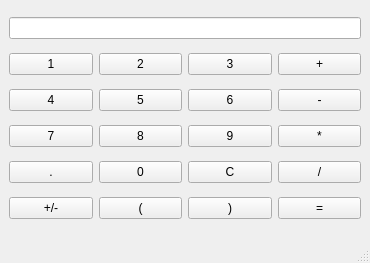
<?xml version="1.0" encoding="UTF-8"?>
<ui version="4.0">
 <class>MainWindow</class>
 <widget class="QMainWindow" name="MainWindow">
  <property name="geometry">
   <rect>
    <x>0</x>
    <y>0</y>
    <width>370</width>
    <height>263</height>
   </rect>
  </property>
  <property name="windowTitle">
   <string>MainWindow</string>
  </property>
  <widget class="QWidget" name="centralwidget">
   <layout class="QVBoxLayout" name="verticalLayout">
    <item>
     <widget class="QLineEdit" name="lineEdit"/>
    </item>
    <item>
     <layout class="QHBoxLayout" name="horizontalLayout">
      <item>
       <widget class="QPushButton" name="pushButton">
        <property name="text">
         <string>1</string>
        </property>
       </widget>
      </item>
      <item>
       <widget class="QPushButton" name="pushButton_2">
        <property name="text">
         <string>2</string>
        </property>
       </widget>
      </item>
      <item>
       <widget class="QPushButton" name="pushButton_3">
        <property name="text">
         <string>3</string>
        </property>
       </widget>
      </item>
      <item>
       <widget class="QPushButton" name="pushButton_15">
        <property name="text">
         <string>+</string>
        </property>
       </widget>
      </item>
     </layout>
    </item>
    <item>
     <layout class="QHBoxLayout" name="horizontalLayout_2">
      <item>
       <widget class="QPushButton" name="pushButton_4">
        <property name="text">
         <string>4</string>
        </property>
       </widget>
      </item>
      <item>
       <widget class="QPushButton" name="pushButton_5">
        <property name="text">
         <string>5</string>
        </property>
       </widget>
      </item>
      <item>
       <widget class="QPushButton" name="pushButton_6">
        <property name="text">
         <string>6</string>
        </property>
       </widget>
      </item>
      <item>
       <widget class="QPushButton" name="pushButton_16">
        <property name="text">
         <string>-</string>
        </property>
       </widget>
      </item>
     </layout>
    </item>
    <item>
     <layout class="QHBoxLayout" name="horizontalLayout_3">
      <item>
       <widget class="QPushButton" name="pushButton_7">
        <property name="text">
         <string>7</string>
        </property>
       </widget>
      </item>
      <item>
       <widget class="QPushButton" name="pushButton_8">
        <property name="text">
         <string>8</string>
        </property>
       </widget>
      </item>
      <item>
       <widget class="QPushButton" name="pushButton_9">
        <property name="text">
         <string>9</string>
        </property>
       </widget>
      </item>
      <item>
       <widget class="QPushButton" name="pushButton_14">
        <property name="text">
         <string>*</string>
        </property>
       </widget>
      </item>
     </layout>
    </item>
    <item>
     <layout class="QHBoxLayout" name="horizontalLayout_4">
      <item>
       <widget class="QPushButton" name="pushButton_10">
        <property name="text">
         <string>.</string>
        </property>
       </widget>
      </item>
      <item>
       <widget class="QPushButton" name="pushButton_11">
        <property name="text">
         <string>0</string>
        </property>
       </widget>
      </item>
      <item>
       <widget class="QPushButton" name="pushButton_12">
        <property name="text">
         <string>C</string>
        </property>
       </widget>
      </item>
      <item>
       <widget class="QPushButton" name="pushButton_13">
        <property name="text">
         <string>/</string>
        </property>
       </widget>
      </item>
     </layout>
    </item>
    <item>
     <layout class="QHBoxLayout" name="horizontalLayout_5">
      <item>
       <widget class="QPushButton" name="pushButton_20">
        <property name="text">
         <string>+/-</string>
        </property>
       </widget>
      </item>
      <item>
       <widget class="QPushButton" name="pushButton_18">
        <property name="text">
         <string>(</string>
        </property>
       </widget>
      </item>
      <item>
       <widget class="QPushButton" name="pushButton_19">
        <property name="text">
         <string>)</string>
        </property>
       </widget>
      </item>
      <item>
       <widget class="QPushButton" name="pushButton_17">
        <property name="text">
         <string>=</string>
        </property>
       </widget>
      </item>
     </layout>
    </item>
   </layout>
  </widget>
  <widget class="QMenuBar" name="menubar">
   <property name="geometry">
    <rect>
     <x>0</x>
     <y>0</y>
     <width>370</width>
     <height>21</height>
    </rect>
   </property>
  </widget>
  <widget class="QStatusBar" name="statusbar"/>
 </widget>
 <resources/>
 <connections/>
</ui>
